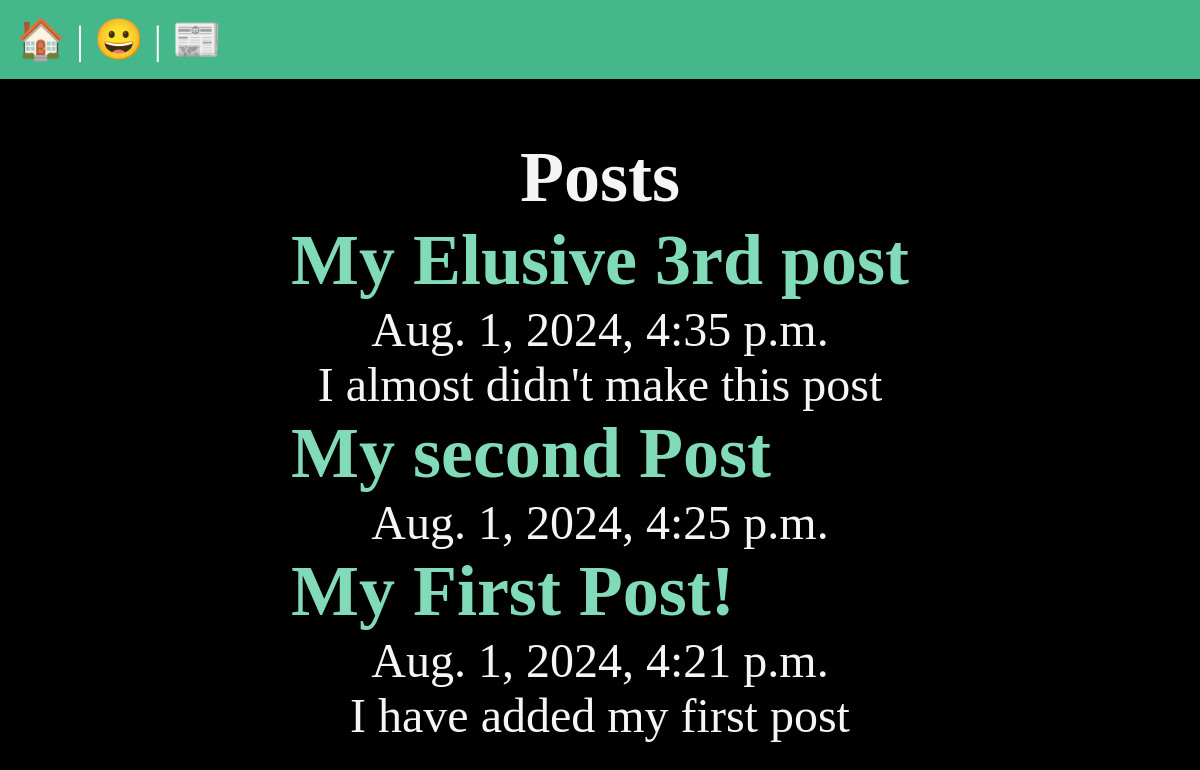
The app's page /posts/, older data.
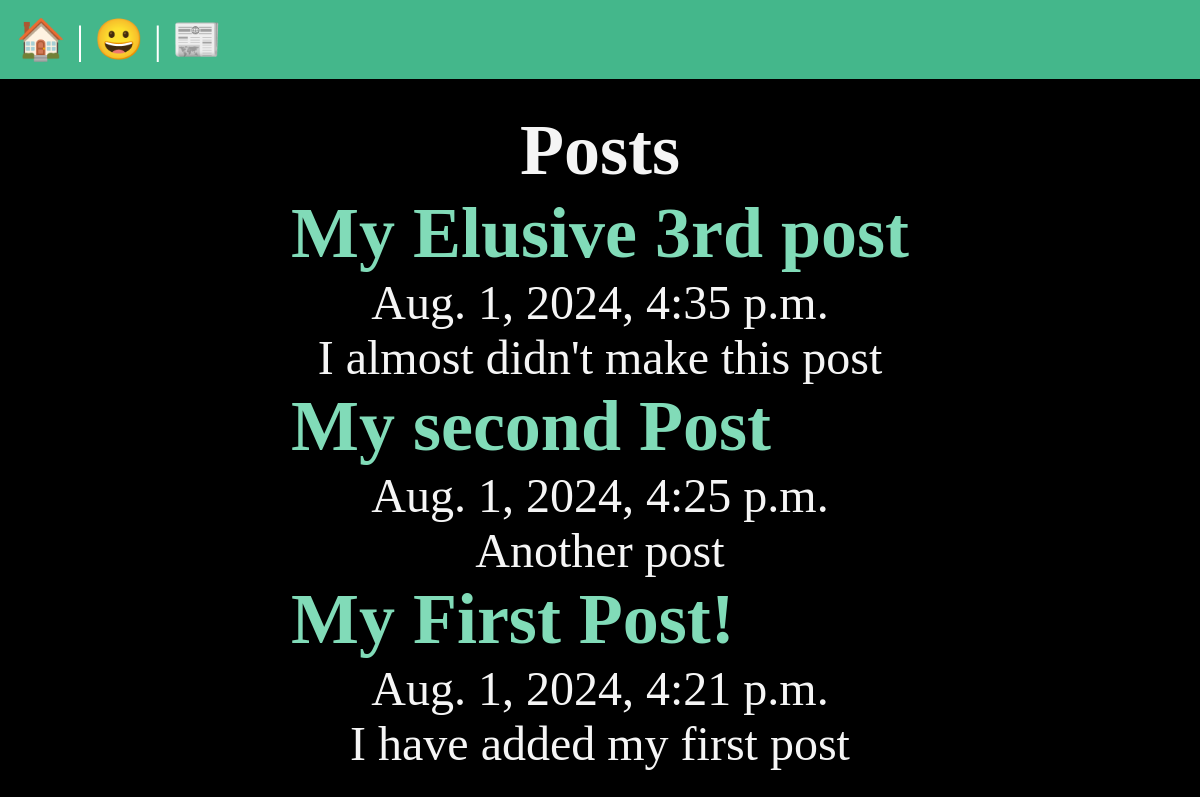
The same page, newer data.
### posts/models.py (models this page shows, shortened)
class Post(models.Model):
    title = models.CharField(max_length=75)
    body = models.TextField()
    slug = models.SlugField()
    date = models.DateTimeField(auto_now_add=True)

### posts/views.py (the view)
# urls.py: path('', views.posts_list, name='list'),
def posts_list(request):
    posts = Post.objects.all().order_by('-date')
    return render(request, 'posts/posts_list.html', { 'posts': posts})

### posts/templates/posts/posts_list.html (shortened to what this page needs)
{% extends 'layout.html' %}
{% block content %}
    <section>
    <h1>Posts</h1>
    {% for post in posts %}
        <article class="post">
            <h2>
                <a href="{% url 'posts:page' slug=post.slug%}">
                    {{ post.title }}</h2>
            <p>{{ post.date }}</p>
            <p>{{ post.body }}</p>
        </article>
    {% endfor %}
</section>
{% endblock %}

Row changes from the older to the newer data that the page shows:
changed Post "My second Post": body (not shown) → "Another post"
